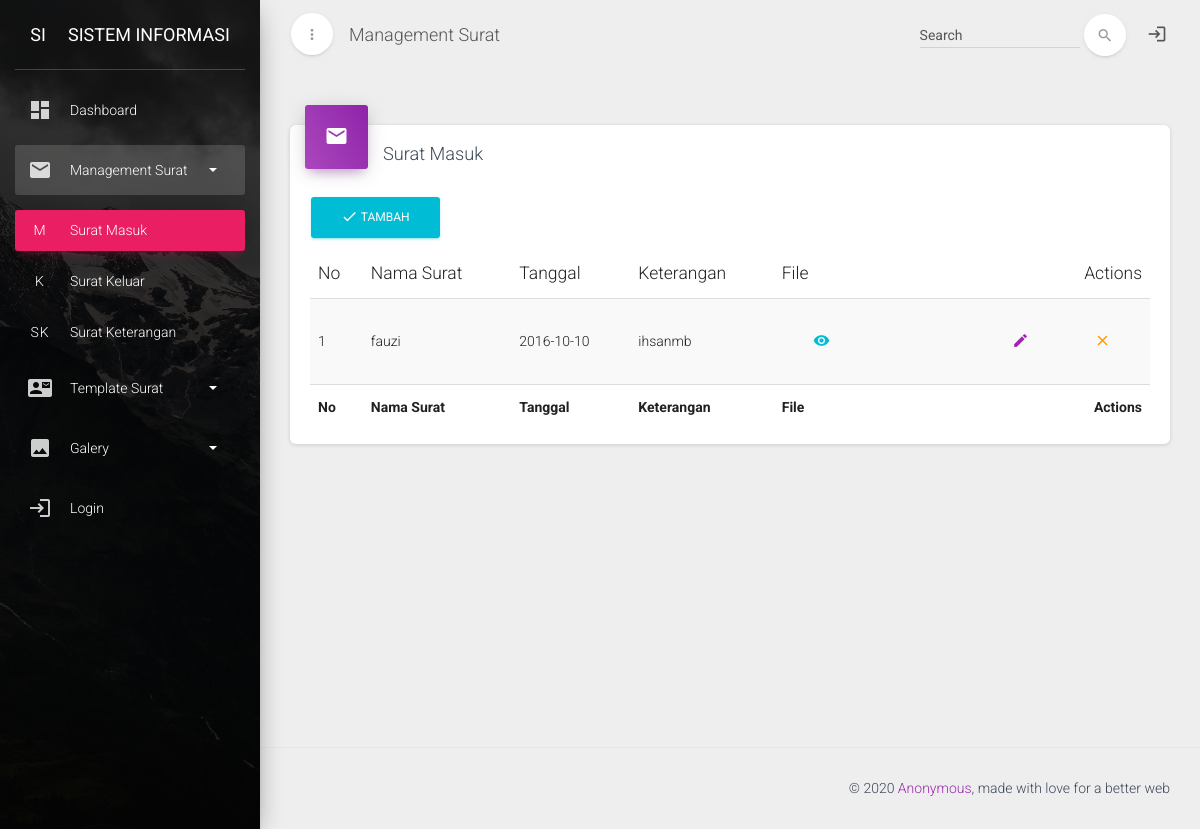
Screenshot of /index.php/surat/surat_masuk with the database file from the repository.
### tables this page shows
CREATE TABLE `surat_masuk` (
  `id_surat_masuk` int(11) NOT NULL,
  `nama_surat_masuk` varchar(100) NOT NULL,
  `tanggal_surat_masuk` date NOT NULL,
  `keterangan_surat_masuk` varchar(100) NOT NULL,
  `file_surat_masuk` varchar(200) NOT NULL
);

### application/controllers/Surat.php (called while the page is built, shortened)
<?php
class Surat extends CI_Controller
{
    public function surat_masuk()
    {
        $judul = [
            'title' => 'Management Surat',
            'sub_title' => 'Surat Masuk'
        ];
        $data['data'] = $this->db->get('surat_masuk')->result_array();
        $this->load->view('templates/header', $judul);
        $this->load->view('surat/masuk', $data);
        $this->load->view('templates/footer');
    }
}

### index.php (called while the page is built, shortened)
<?php
require_once BASEPATH.'core/CodeIgniter.php';

### application/views/surat/masuk.php (the view, shortened to what this page needs)
<div class="content">
    <div class="container-fluid">
        <div class="row">
            <div class="col-md-12">
                <div class="card">
                    <div class="card-header card-header-icon" data-background-color="purple">
                        <i class="material-icons">mail</i>
                    </div>
                    <div class="card-content">
                        <h4 class="card-title">Surat Masuk</h4>
                        <div class="toolbar">
                            <a href="<?= base_url() ?>surat/tambah_surat_masuk">
                                <button class="btn btn-info">
                                    <span class="btn-label">
                                        <i class="material-icons">check</i>
                                    </span>
                                    Tambah
                                </button>
                            </a>
                        </div>
                        <div class="material-datatables">
                            <table id="datatables" class="table table-striped table-no-bordered table-hover" cellspacing="0" width="100%" style="width:100%">
                                <thead>
                                    <tr>
                                        <th>No</th>
                                        <th>Nama Surat</th>
                                        <th>Tanggal</th>
                                        <th>Keterangan</th>
                                        <th>File</th>
                                        <th class="disabled-sorting text-right">Actions</th>
                                    </tr>
                                </thead>
                                <tfoot>
                                    <tr>
                                        <th>No</th>
                                        <th>Nama Surat</th>
                                        <th>Tanggal</th>
                                        <th>Keterangan</th>
                                        <th>File</th>
                                        <th class="text-right">Actions</th>
                                    </tr>
                                </tfoot>
                                <tbody>
                                    <?php $no = 1; ?>
                                    <?php foreach ($data as $key) : ?>
                                        <tr>
                                            <td><?= $no; ?></td>
                                            <td><?= $key['nama_surat_masuk']; ?></td>
                                            <td><?= $key['tanggal_surat_masuk']; ?></td>
                                            <td><?= $key['keterangan_surat_masuk']; ?></td>
                                            <td>
                                                <button class="btn btn-simple btn-info" data-toggle="modal" data-target="#lihatSurat<?= $key['id_surat_masuk']; ?>"><i class="material-icons">remove_red_eye</i></button>
                                            </td>
                                            <td class="text-right">
                                                <a href="<?= base_url() ?>surat/editSuratMasuk/<?= $key['id_surat_masuk']; ?>" class="btn btn-simple btn-primary btn-icon"><i class="material-icons">edit</i></a>
                                                <button class="btn btn-simple btn-warning btn-icon" data-toggle="modal" data-target="#hapusSuratMasuk<?= $key['id_surat_masuk']; ?>"><i class="material-icons">close</i></button>
                                            </td>
                                        </tr>
                                        <?php $no++; ?>
                                    <?php endforeach; ?>
                                </tbody>
                            </table>
                        </div>
                    </div>
                </div>
            </div>
        </div>
    </div>
</div>

### rows the page displays
surat_masuk: nama_surat_masuk "fauzi", tanggal_surat_masuk "2016-10-10", keterangan_surat_masuk "ihsanmb"

### other values shown
$title "Management Surat"
